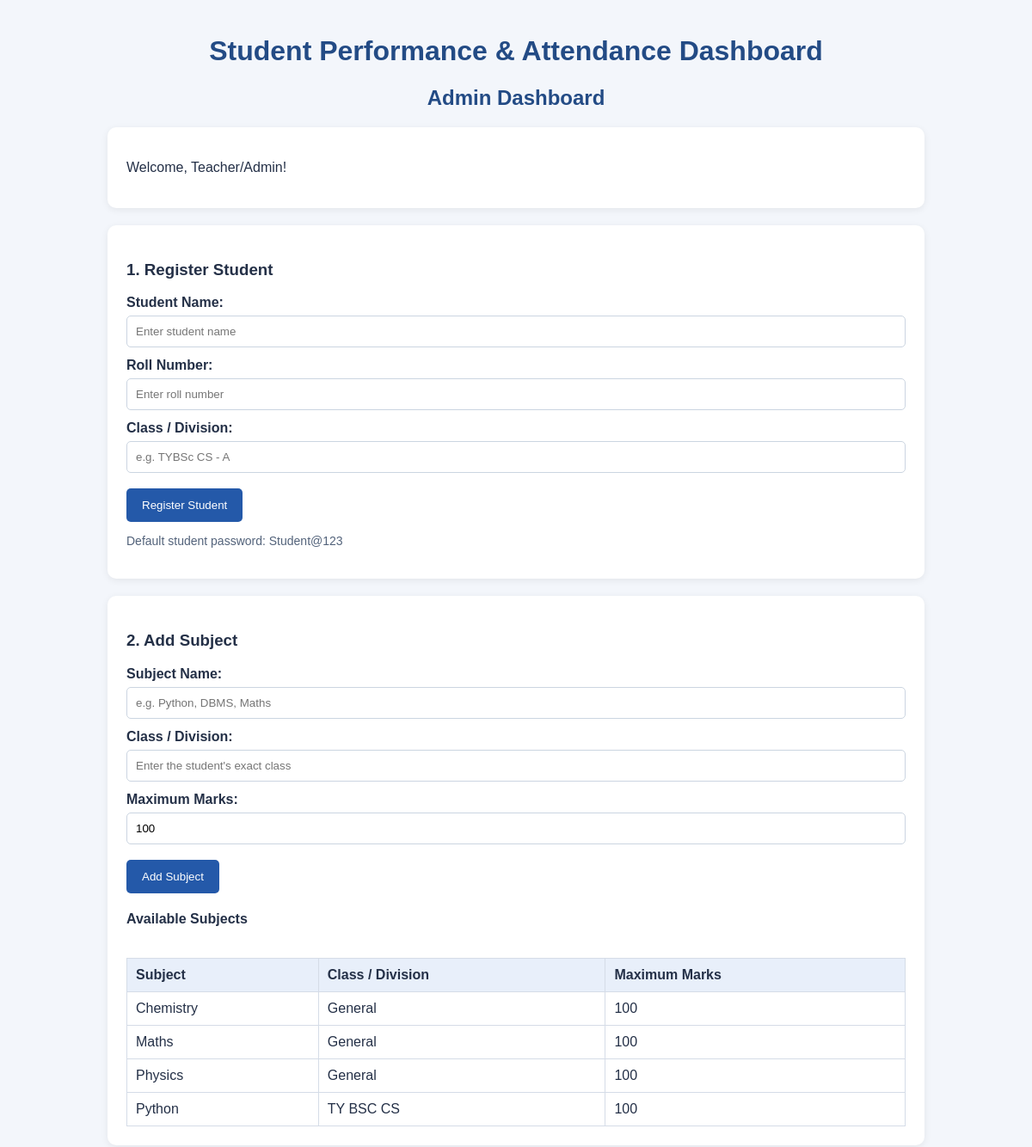
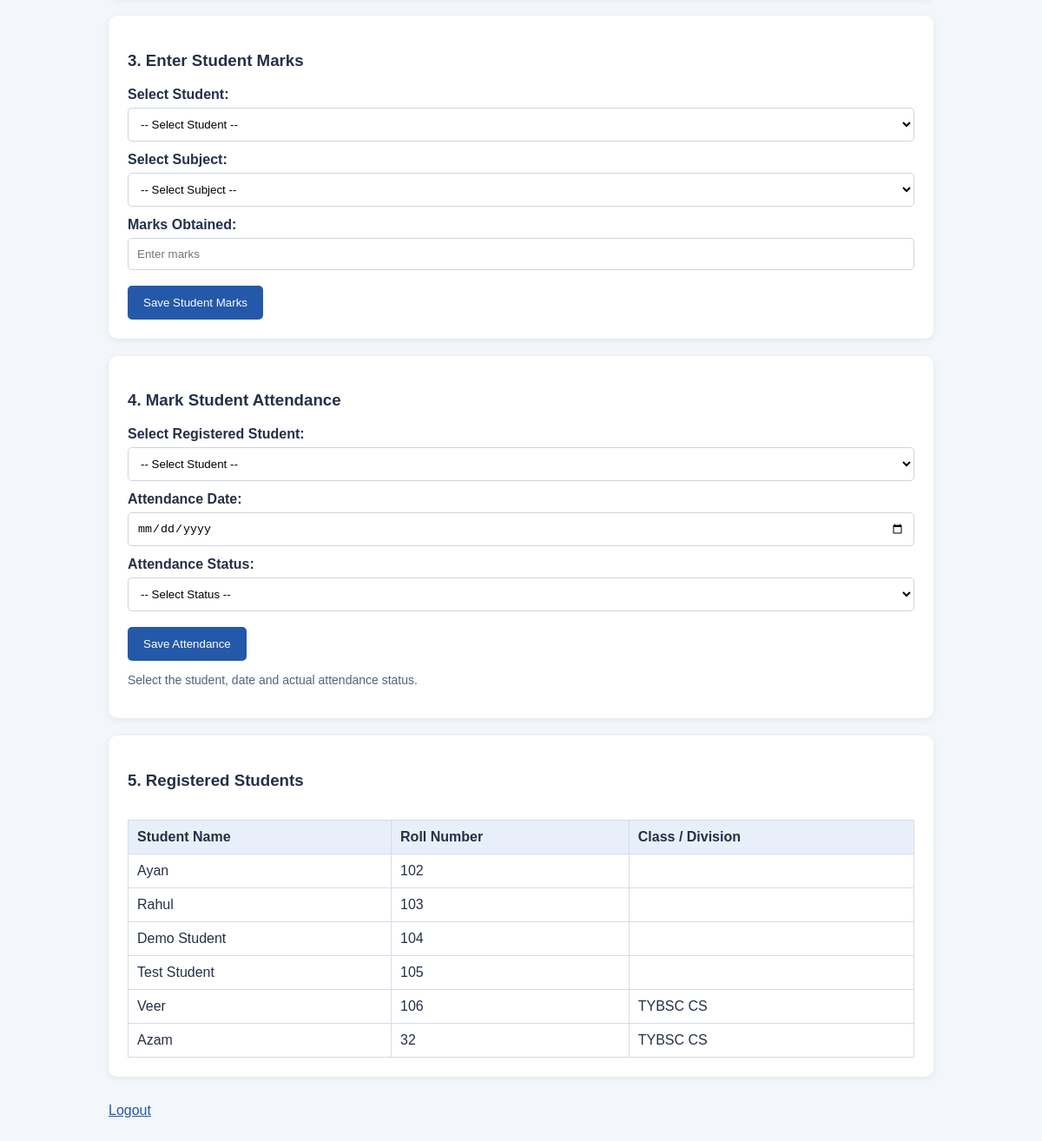
The page /admin (signed in) on the database its author committed (2 pictures, top to bottom).
### tables this page shows
CREATE TABLE "subjects" (
                        id INTEGER PRIMARY KEY AUTOINCREMENT,
                        name TEXT NOT NULL,
                        max_marks INTEGER NOT NULL DEFAULT 100,
                        class_name TEXT NOT NULL DEFAULT 'General',
                        UNIQUE(name, class_name)
                    );

CREATE TABLE users (
            id INTEGER PRIMARY KEY AUTOINCREMENT,
            username TEXT UNIQUE NOT NULL,
            password_hash TEXT NOT NULL,
            role TEXT NOT NULL CHECK(role IN ('admin', 'student')),
            full_name TEXT NOT NULL,
            roll_no TEXT UNIQUE
        , class_division TEXT NOT NULL DEFAULT '');

### app.py (the view)
@app.route("/admin")
@role_required("admin")
def admin_dashboard():
    with get_db() as conn:
        students = conn.execute("""
            SELECT id, full_name, roll_no, class_division
            FROM users
            WHERE role = 'student'
            ORDER BY roll_no
        """).fetchall()
        subjects = conn.execute("""
            SELECT id, name, max_marks, class_name
            FROM subjects
            ORDER BY class_name, name
        """).fetchall()
    return render_template(
        "admin_dashboard.html",
        students=students,
        subjects=subjects
    )

### app.py (called while the page is built)
def login_required(view):
    @wraps(view)
    def wrapped_view(*args, **kwargs):
        if "user_id" not in session:
            flash("Please login first.")
            return redirect(url_for("login"))
        return view(*args, **kwargs)
    return wrapped_view

def role_required(role):
    def decorator(view):
        @wraps(view)
        @login_required
        def wrapped_view(*args, **kwargs):
            if session.get("role") != role:
                flash("You are not allowed to open that page.")
                return redirect(url_for("dashboard"))
            return view(*args, **kwargs)
        return wrapped_view
    return decorator

### models.py (called while the page is built)
@contextmanager
def get_db():
    conn = sqlite3.connect(DATABASE)
    conn.row_factory = sqlite3.Row
    conn.execute("PRAGMA foreign_keys = ON")
    try:
        yield conn
        conn.commit()
    except Exception:
        conn.rollback()
        raise
    finally:
        conn.close()

### templates/admin_dashboard.html (shortened to what this page needs)
<!DOCTYPE html>
<html lang="en">
<head>
</head>
<body>
<div class="container">
    <h1>Student Performance &amp; Attendance Dashboard</h1>
    <h2>Admin Dashboard</h2>
    <div class="card">
        <p>Welcome, Teacher/Admin!</p>
    </div>
    <div class="card">
        <h3>1. Register Student</h3>
        <form method="POST" action="{{ url_for('add_student') }}">
            <label for="full_name">Student Name:</label>
            <input type="text" id="full_name" name="full_name"
                   placeholder="Enter student name" required>
            <label for="roll_no">Roll Number:</label>
            <input type="text" id="roll_no" name="roll_no"
                   placeholder="Enter roll number" required>
            <label for="class_division">Class / Division:</label>
            <input type="text" id="class_division" name="class_division"
                   placeholder="e.g. TYBSc CS - A" required>
            <button type="submit">Register Student</button>
        </form>
        <p class="hint">Default student password: Student@123</p>
    </div>
    <div class="card">
        <h3>2. Add Subject</h3>
        <form method="POST" action="{{ url_for('add_subject') }}">
            <label for="subject_name">Subject Name:</label>
            <input type="text" id="subject_name" name="name"
                   placeholder="e.g. Python, DBMS, Maths" required>
            <label for="subject_class">Class / Division:</label>
            <input type="text" id="subject_class" name="class_name"
                   placeholder="Enter the student's exact class" required>
            <label for="max_marks">Maximum Marks:</label>
            <input type="number" id="max_marks" name="max_marks"
                   min="1" value="100" required>
            <button type="submit">Add Subject</button>
        </form>
        <h4>Available Subjects</h4>
        <div class="table-wrap">
            <table>
                <thead>
                    <tr>
                        <th>Subject</th>
                        <th>Class / Division</th>
                        <th>Maximum Marks</th>
                    </tr>
                </thead>
                <tbody>
                    {% for subject in subjects %}
                    <tr>
                        <td>{{ subject["name"] }}</td>
                        <td>{{ subject["class_name"] }}</td>
                        <td>{{ subject["max_marks"] }}</td>
                    </tr>
                    {% else %}
                    <tr>
                        <td colspan="3">No subjects added yet.</td>
                    </tr>
                    {% endfor %}
                </tbody>
            </table>
        </div>
    </div>
    <div class="card">
        <h3>3. Enter Student Marks</h3>
        <form method="POST" action="{{ url_for('add_marks') }}">
            <label for="marks_student">Select Student:</label>
            <select name="student_id" id="marks_student" required>
                <option value="">-- Select Student --</option>
            </select>
            <label for="marks_subject">Select Subject:</label>
            <select name="subject_id" id="marks_subject" required>
                <option value="">-- Select Subject --</option>
            </select>
            <label for="marks_obtained">Marks Obtained:</label>
            <input type="number" name="marks_obtained"
                   id="marks_obtained" min="0" step="0.01"
                   placeholder="Enter marks" required>
            <button type="submit">Save Student Marks</button>
        </form>
    </div>
    <div class="card">
        <h3>4. Mark Student Attendance</h3>
        <form method="POST" action="{{ url_for('add_attendance') }}">
            <label for="attendance_student">Select Registered Student:</label>
            <select name="student_id" id="attendance_student" required>
                <option value="">-- Select Student --</option>
            </select>
            <label for="attendance_date">Attendance Date:</label>
            <input type="date" name="attendance_date"
                   id="attendance_date" required>
            <label for="status">Attendance Status:</label>
            <select name="status" id="status" required>
                <option value="">-- Select Status --</option>
            </select>
            <button type="submit">Save Attendance</button>
        </form>
        <p class="hint">
            Select the student, date and actual attendance status.
        </p>
    </div>
    <div class="card">
        <h3>5. Registered Students</h3>
        <div class="table-wrap">
            <table>
                <thead>
                    <tr>
                        <th>Student Name</th>
                        <th>Roll Number</th>
                        <th>Class / Division</th>
                    </tr>
                </thead>
                <tbody>
                    {% for student in students %}
                    <tr>
                        <td>{{ student["full_name"] }}</td>
                        <td>{{ student["roll_no"] }}</td>
                        <td>{{ student["class_division"] }}</td>
                    </tr>
                    {% else %}
                    <tr>
                        <td colspan="3">No students registered yet.</td>
                    </tr>
                    {% endfor %}
                </tbody>
            </table>
        </div>
    </div>
    <p><a class="logout" href="{{ url_for('logout') }}">Logout</a></p>
</div>
</body>
</html>

### templates/admin_dashboard.html (style rules this page uses)
body { font-family: Arial, sans-serif; background: #f3f6fb; margin: 0; padding: 20px; color: #243047; }
.container { max-width: 950px; margin: auto; }
h1, h2 { text-align: center; color: #234b85; }
.card { background: white; padding: 22px; margin: 20px 0; border-radius: 10px; box-shadow: 0 2px 8px #00000012; }
label { display: block; margin-top: 12px; font-weight: bold; }
input, select { box-sizing: border-box; width: 100%; padding: 10px; margin-top: 6px; border: 1px solid #cbd5e1; border-radius: 5px; background: white; }
button { margin-top: 18px; padding: 12px 18px; background: #2459a9; color: white; border: none; border-radius: 5px; cursor: pointer; }
table { width: 100%; border-collapse: collapse; margin-top: 15px; }
th, td { border: 1px solid #d5dce7; padding: 10px; text-align: left; }
th { background: #e8effa; }
.logout { display: inline-block; margin: 10px 0; color: #2459a9; }
.hint { color: #52627a; font-size: 14px; }
.table-wrap { overflow-x: auto; }

### rows shown on the page
subjects: name "Chemistry", class_name "General", max_marks "100"
subjects: name "Maths", class_name "General", max_marks "100"
subjects: name "Physics", class_name "General", max_marks "100"
subjects: name "Python", class_name "TY BSC CS", max_marks "100"
users: full_name "Ayan", roll_no "102"
users: full_name "Rahul", roll_no "103"
users: full_name "Demo Student", roll_no "104"
users: full_name "Test Student", roll_no "105"
users: full_name "Veer", roll_no "106", class_division "TYBSC CS"
users: full_name "Azam", roll_no "32", class_division "TYBSC CS"
